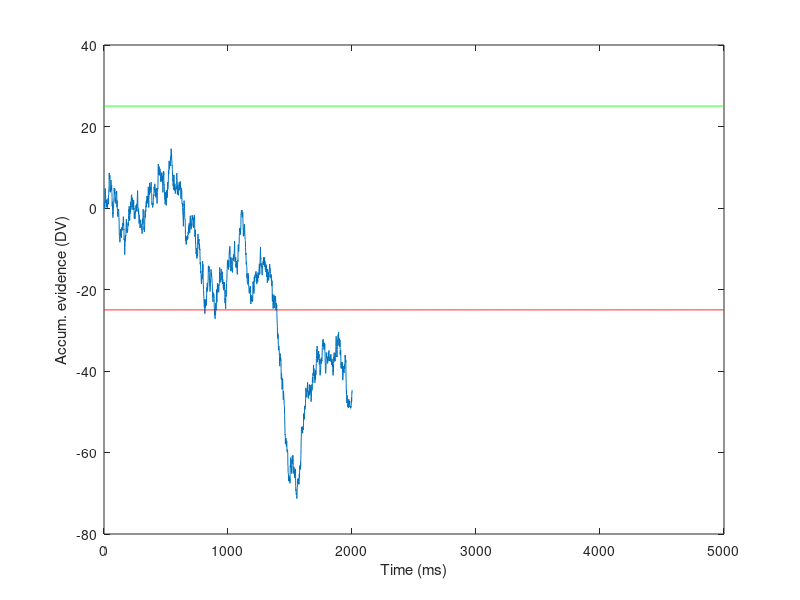
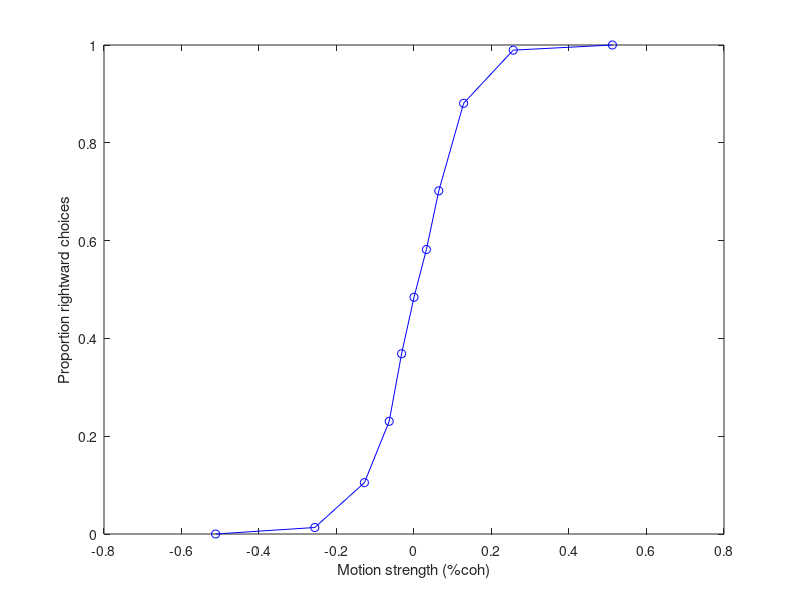
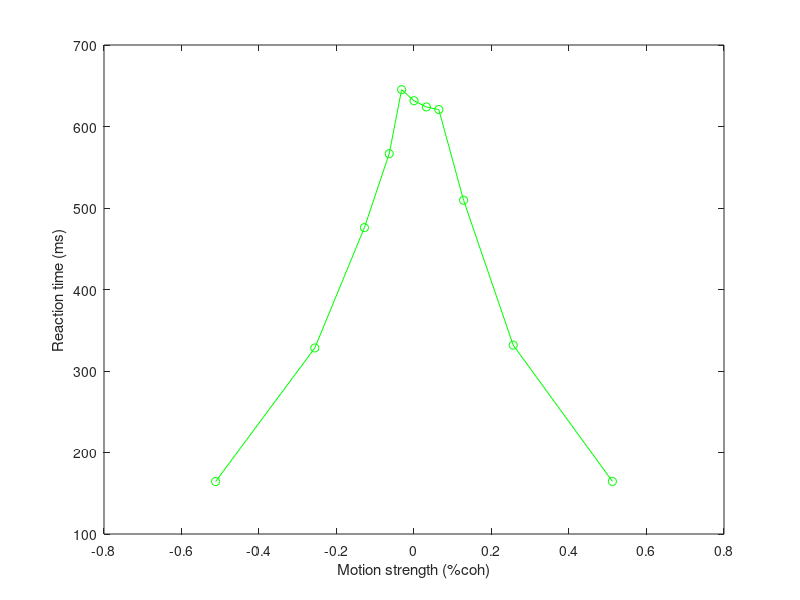

The MATLAB script that drew these images, in order:
%% simDDM_simple.m
% simple monte-carlo style simulation of a 1D drift-diffusion model in the 
% context of a motion discrimination task (see e.g. Shadlen et al. 2006)
% CRF circa 2015

clear all; close all;

ntrials = 5000;

% different levels of motion strength (percent coherence)
cohs = [-0.512 -0.256 -0.128 -0.064 -0.032 0 0.032 0.064 0.128 0.256 0.512];

% delta-T (time step, in ms)
dT = 1;
% max duration of stimulus
maxdur = 2000;
timeAxis = 0:dT:maxdur;

% randomize coherence and duration for all trials (n draws with replacement)
coh = randsample(cohs,ntrials,'true')';


%% params
k = 0.3; % coefficient converting coherence to units of momentary evidence
B = 25; % height of the bound, or threshold, for decision termination
sigma = 1; % standard deviation of momentary evidence


%% the diffusion process

% initialize variables
dv = nan(ntrials,length(timeAxis)); % the DV as a function of n and time
choice = nan(ntrials,1); % vector to store choices: 2=right=positive, 1=left=negative
RT = nan(ntrials,1); % reaction time
finalV = nan(ntrials,1); % endpoint of the DV
hitBound = nan(ntrials,1);

tic
for n = 1:ntrials
    % mean of momentary evidence
    mu = k * coh(n);

    % diffusion process: slow version
    if n==1 % run this once, for illustration purposes
        momentaryEvidence = nan(maxdur,1);
        for t = 1:maxdur
            momentaryEvidence(t) = randn*sigma + mu; % random sample with mean=mu, s.d.=sigma
        end
        dv(n,1) = 0;
        dv(n,2:maxdur+1) = cumsum(momentaryEvidence);
        figure; plot(dv(n,:)); hold on; 
        plot(1:length(dv),ones(1,length(dv))*B,'g-');
        plot(1:length(dv),ones(1,length(dv))*-B,'r-');
        xlabel('Time (ms)'); ylabel('Accum. evidence (DV)');
        % (evidence is shown continuing to accumulate
        % past the bound, although it realy stops there)
    end    

    % faster version: does not require a FOR loop over the variable t
    dv(n,:) = [0, cumsum(normrnd(mu,sigma,1,maxdur))];
        
    cRT = find(abs(dv(n,:))>=B, 1);
    if isempty(cRT) % did not hit bound
        RT(n) = maxdur;
        finalV(n) = dv(RT(n));
        hitBound(n) = 0;
    else % hit bound
        RT(n) = cRT;
        finalV(n) = B*sign(dv(n,RT(n)));
        hitBound(n) = 1;
    end    
    choice(n) = sign(finalV(n));  
end
toc

% quick sanity check to see if params give reasonable performance
pCorrect_total = (sum(choice==1 & coh>0) + sum(choice==-1 & coh<0)) / ntrials;


%% plot proportion "rightward" (choice=1) and reaction time as a function of coherence

for c = 1:length(cohs)
    I = coh==cohs(c);
    pRight(c,1) = sum(I & choice==1) / sum(I);
    meanRT(c,1) = mean(RT(I));
end

figure; plot(cohs,pRight(:,1),'bo-');
xlabel('Motion strength (%coh)'); ylabel('Proportion rightward choices');

figure; plot(cohs,meanRT(:,1),'go-');
xlabel('Motion strength (%coh)'); ylabel('Reaction time (ms)');




